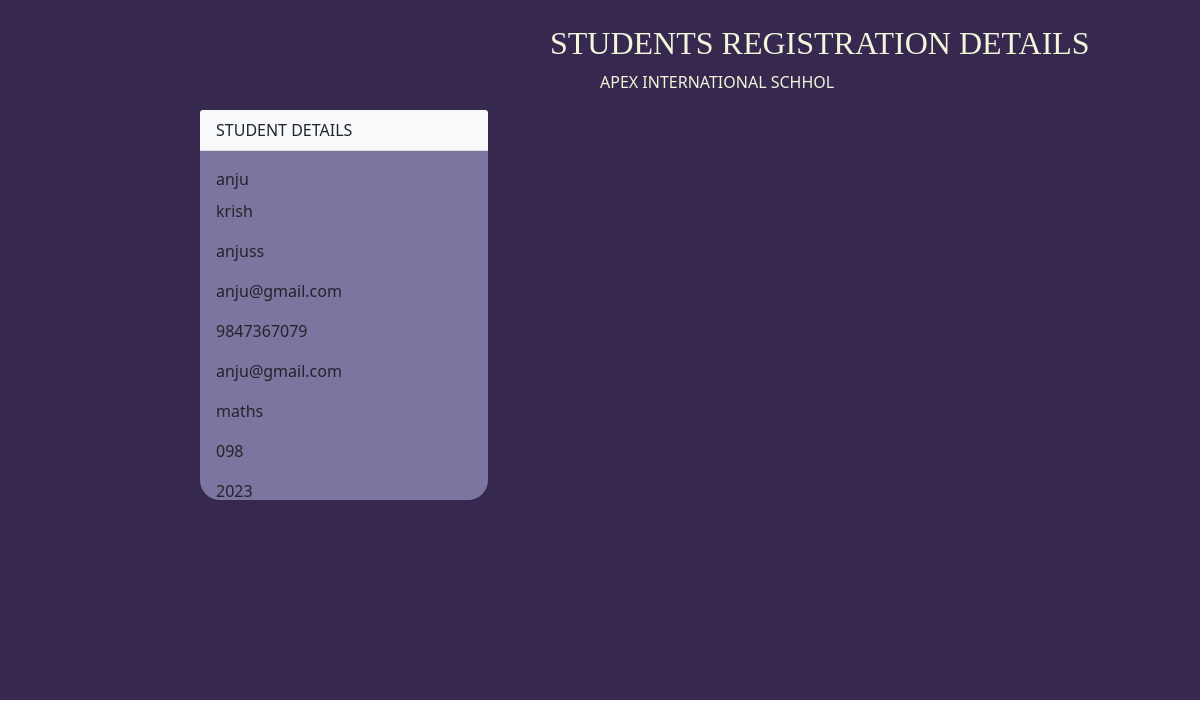
The app's page /viewstudents with its own data.
### stdapplications/models.py (models this page shows, shortened)
class students(models.Model):
    user=models.ForeignKey(User,on_delete=models.CASCADE)
    name =models.CharField(max_length=250)
    lastname=models.CharField(max_length=250)
    username=models.CharField(max_length=250)
    email =models.CharField(max_length=250)
    phone= models.IntegerField()
    department=models.CharField(max_length=250)
    password=models.CharField(max_length=250)
    conform=models.CharField(max_length=250)
    years=models.IntegerField()
    status=models.CharField(max_length=250)
    role=models.CharField(max_length=250)

### stdapplications/views.py (the view)
# urls.py: path('viewstudents',views.viewstudents,name='viewstudents'),
def viewstudents(request):
    dept=''
    sub=''
    stu=students.objects.filter(role='student').values()
    print(stu)
    for i in stu:
        dept=i['department']
        dataa=students.objects.filter(Q(department=dept))
        print(i)
    return render (request,'viewstudent.html',{'data':dataa})

### stdapplications/templates/viewstudent.html (shortened to what this page needs)
<!DOCTYPE html>
<html lang="en">
<head>
    <link href="https://cdn.jsdelivr.net/npm/bootstrap@5.1.3/dist/css/bootstrap.min.css" rel="stylesheet">
     <link rel="stylesheet" href="../static/css/view.css">
</head>
<body>
    <div class="row">
        <div class="col"><BR>
    <DIV class="TEXT">
          <h3 style="font-size: xx-large;color: beige; font-family: Georgia, 'Times New Roman', Times, serif; margin-left: 550PX;" >STUDENTS REGISTRATION DETAILS</h3>
          <P style="margin-left:600px;color: beige;">APEX INTERNATIONAL SCHHOL</P>
          </DIV>
          <div class="col-lg-6">
            {% for i in data %}
            <div class="card border-dark mb-3" style="max-width: 18rem; height: 390px; margin-left: 200px; background-color: rgb(168, 168, 214,.6);border-radius: 20PX; border: none;">
              <div class="card-header bg-light border-">STUDENT DETAILS</div>
              <div class="card-body text-dark">
                <P class="card-title text-dark">{{i.name}}</P>
                <p class="card-text-dark">{{i.lastname}}</p>
                <p class="card-text-dark">{{i.username}}</p>
                <p class="card-text-dark">{{i.email}}</p>
                <P class="card-text-dark">{{i.phone}}</p>
                <P class="card-text-dark">{{i.email}}</p>
                <P class="card-text-dark">{{i.department}}</p>
                <p class="card-text-dark">{{i.password}}</p>
                <P class="card-text-dark">{{i.years}}</p>
            </div>
          </div>
        </div>
         {% endfor %}
         </html>
        </body>

### stdapplications/static/css/view.css (style rules this page uses)
* { margin: 0PX; padding: 0PX; box-sizing: border-box; }
body ,html { overflow-x: hidden; }
.col { background-color: rgb(54, 40, 78); min-height: 700px; width: 100%; }

### records on screen
students: name "anju", lastname "krish", username "anjuss", email "anju@gmail.com", phone "9847367079", department "maths", password "098", years "2023"
